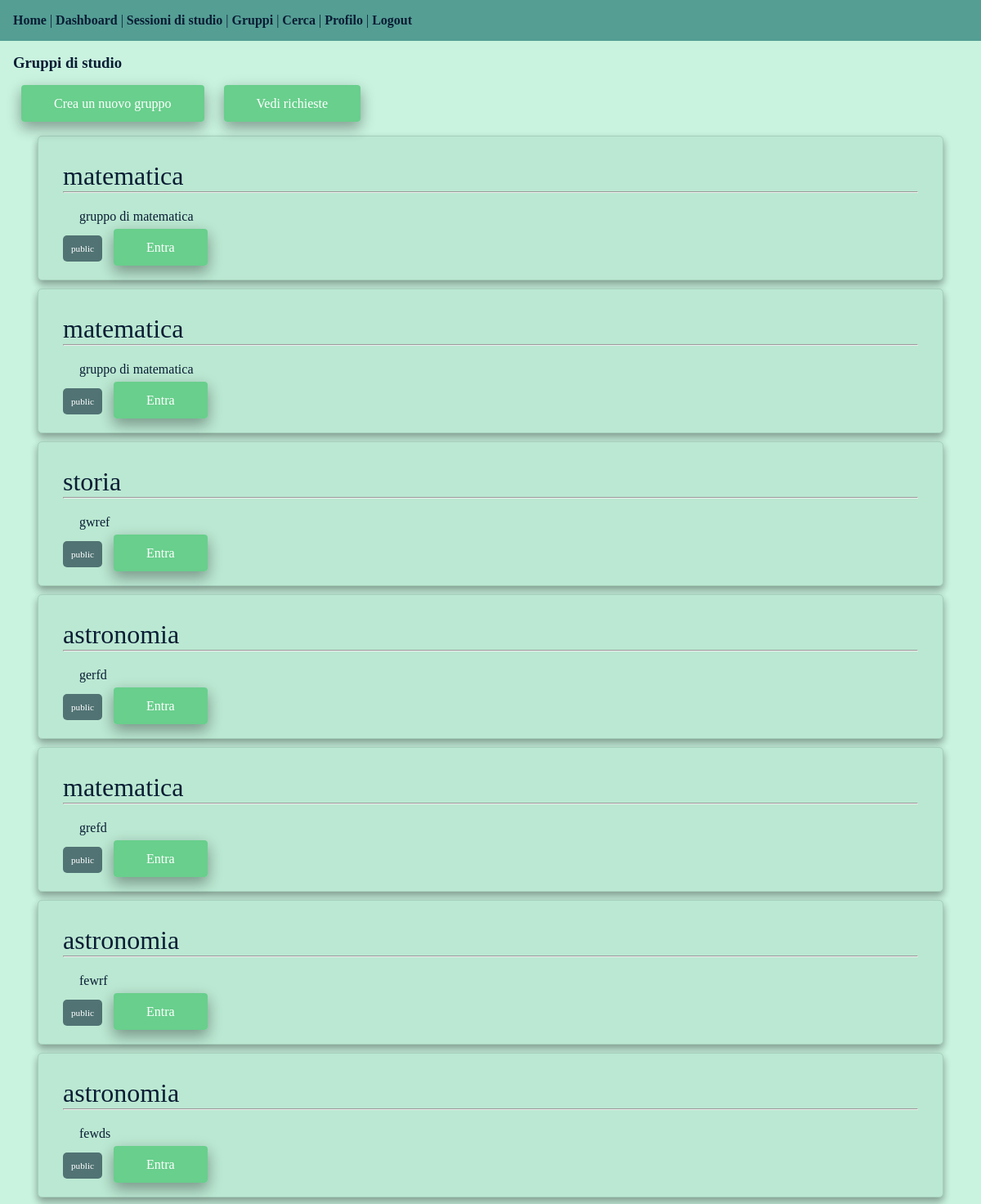
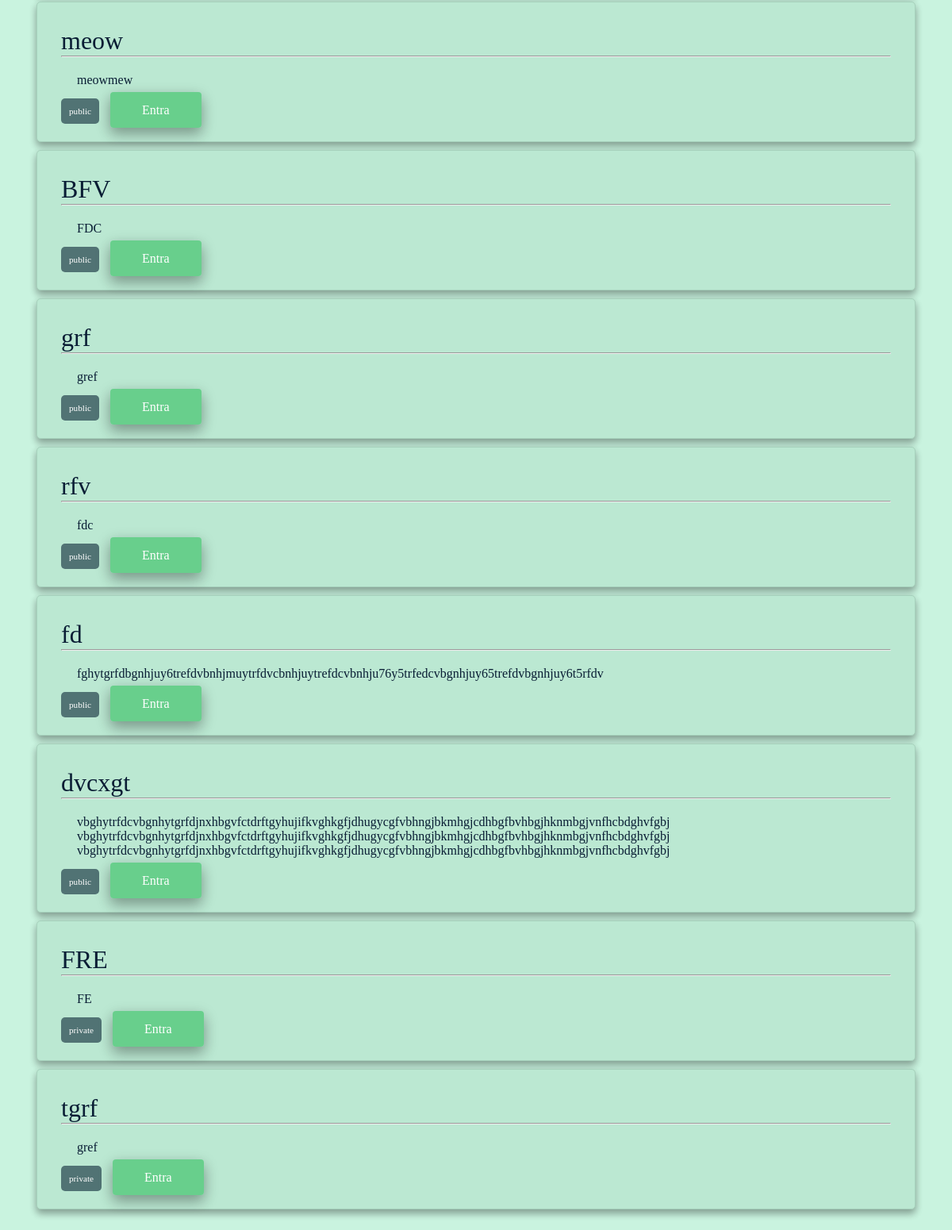
Screenshot of /groups/ (signed in) with the database file from the repository (2 pictures, top to bottom).
### groups/models.py (models this page shows, shortened)
class StudyGroup(models.Model):
    PRIVACY_CHOICES = (('public', 'Public') , ('private', 'Private') )
    name = models.CharField(max_length=100)
    description = models.TextField()
    creator = models.ForeignKey(settings.AUTH_USER_MODEL, on_delete=models.CASCADE, related_name='created_group')
    privacy = models.CharField(max_length=10, choices=PRIVACY_CHOICES, default='public')
    members = models.ManyToManyField(settings.AUTH_USER_MODEL, through='GroupMembership', related_name='study_groups', blank=True)

### groups/views.py (the view)
# urls.py: path('', views.group_list, name="group_list"),
@login_required
def group_list(request):
    groups = StudyGroup.objects.filter(groupmembership__user = request.user)
    public_groups = StudyGroup.objects.filter(privacy = 'public').exclude(groupmembership__user = request.user)
    return render(request, 'groups/group_list.html', {'groups': groups, 'public_groups': public_groups})

### groups/templates/groups/group_list.html (shortened to what this page needs)
{% extends "users/dashboard.html" %}
{% block content%}
<div class="group-list-container">
    <h3>Gruppi di studio</h3>
    <div class="add-group">
        <a href="{% url 'groups:create_group' %}" class="main-buttons">Crea un nuovo gruppo</a>
        <a href="{% url 'groups:my_invites' %}" class="main-buttons">Vedi richieste</a>
    </div>
    {%if groups%}
        {% for group in groups %}
        <div class="group">
            <a href="{% url 'groups:group_details' group.id %}" class="group-name">{{ group.name }}</a>
            <hr>
            <p class="group-description">{{ group.description }}</p>
            <span class="privacy-badge">{{ group.privacy}}</span>
            <a href="{% url 'groups:group_details' group.id %}" class="main-buttons">Entra</a>
        </div>
        {% endfor %}
    {% else %}
        <h4>Nessun gruppo disponibile</h4>
    {% endif %}
</div>
{%endblock%}

### static/css/style.css (style rules this page uses)
* { margin: 0; padding: 0; box-sizing: border-box; }
body { min-height: 100vh; background-color:#c9f3df; color: #091D34; font-size: 1rem; }
p { font-size: 1rem; }
a { color: #091D34; text-decoration: none; }
span { padding:10px; width:50%; }

### static/css/dashboard.css (style rules this page uses)
.main-buttons { background-color: #68cf8c; color:white; font-size: 1rem; box-shadow: 0 8px 16px 0 rgba(0,0,0,0.2), 0 6px 20px 0 rgba(0,0,0,0.19); border-radius: 4px; padding: 14px 40px; transition-duration: 0.4s; margin:10px; }
.add-group { margin-top:30px; margin-bottom: 30px; }
.group { display: block; border-style:solid; border-color: #a6d1bc; border-width: 1px; border-radius: 5px; background-color: #bbe8d2 ; box-shadow: 0 6px 10px 0 rgba(0,0,0,0.2), 0 4px 10px 0 rgba(0,0,0,0.19); padding:30px; margin-bottom: 10px; margin-left: 30px; margin-right:30px; }
.privacy-badge { background-color: #517374; color: white; font-size: 0.7rem; border-radius: 5px; }
.group-name { font-size: 2rem; }
.group-description { margin:20px; }
.group-list-container:after { display: table; clear: both; }

### rows the page displays
StudyGroup: name "matematica", description "gruppo di matematica", privacy "public"
StudyGroup: name "matematica", description "gruppo di matematica", privacy "public"
StudyGroup: name "storia", description "gwref", privacy "public"
StudyGroup: name "astronomia", description "gerfd", privacy "public"
StudyGroup: name "matematica", description "grefd", privacy "public"
StudyGroup: name "astronomia", description "fewrf", privacy "public"
StudyGroup: name "astronomia", description "fewds", privacy "public"
StudyGroup: name "meow", description "meowmew", privacy "public"
StudyGroup: name "BFV", description "FDC", privacy "public"
StudyGroup: name "grf", description "gref", privacy "public"
StudyGroup: name "rfv", description "fdc", privacy "public"
StudyGroup: name "fd", description "fghytgrfdbgnhjuy6trefdvbnhjmuytrfdvcbnhjuytrefdcvbnhju76y5trfedcvbgnhjuy65trefdvbgnhjuy6t5rfdv", privacy "public"
StudyGroup: name "dvcxgt", description "vbghytrfdcvbgnhytgrfdjnxhbgvfctdrftgyhujifkvghkgfjdhugycgfvbhngjbkmhgjcdhbgfbvhbgjhknmbgjvnfhcbdghvfgbj vbghytrfdcvbgnhytgrfdjnxhbgvfctdrftgyhujifkvghkgfjdhugycgfvbhngjbkmhgjcdhbgfbvhbgjhknmbgjvnfhcbdghvfgbj vbghytrfdcvbgnhytgrfdjnxhbgvfctdrftgyhujifkvghkgfjdhugycgfvbhngjbkmhgjcdhbgfbvhbgjhknmbgjvnfhcbdghvfgbj", privacy "public"
StudyGroup: name "FRE", description "FE", privacy "private"
StudyGroup: name "tgrf", description "gref", privacy "private"
